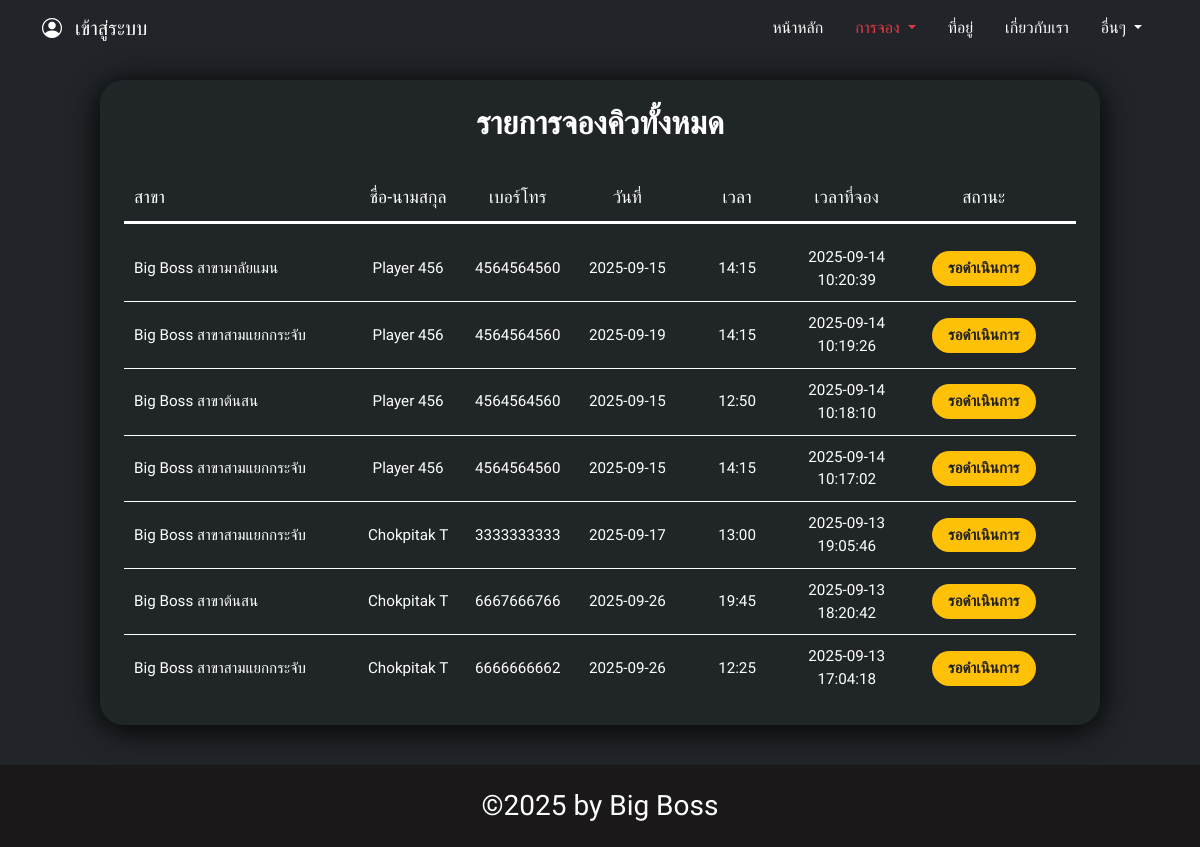
Page /view.php on the earlier database version.
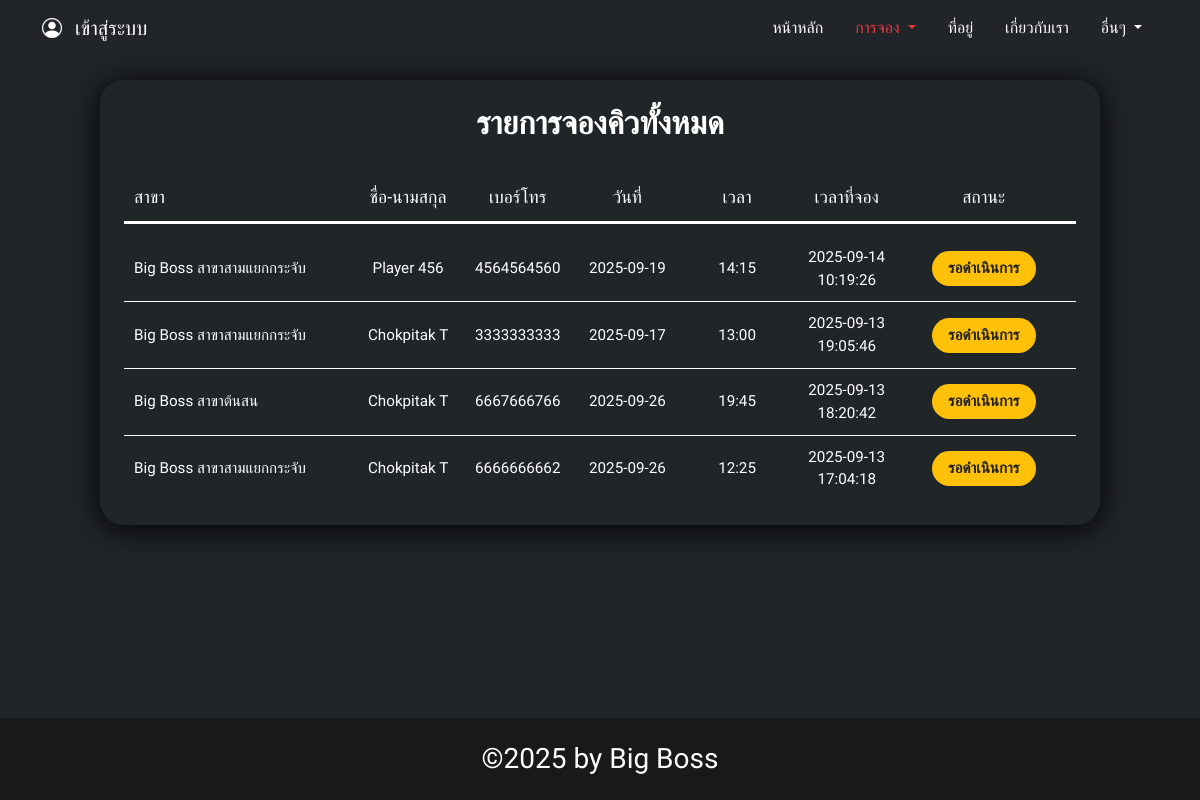
Same page on the later database version.
### tables this page shows
CREATE TABLE `reservations` (
  `id` int(11) NOT NULL,
  `user_id` int(11) NOT NULL,
  `branch` varchar(100) NOT NULL,
  `fullname` varchar(100) NOT NULL,
  `phone` varchar(20) NOT NULL,
  `date` date NOT NULL,
  `time` time NOT NULL,
  `created_at` timestamp NOT NULL DEFAULT current_timestamp(),
  `status` varchar(50) DEFAULT 'รอดำเนินการ'
);

### view.php (the view, shortened to what this page needs)
<?php
$servername = "localhost";
$username = "root";
$password = "";
$dbname   = "barber_db";
$conn = new mysqli($servername, $username, $password, $dbname);
$update_sql = "
    UPDATE reservations
    SET status = 'ยกเลิกแล้ว'
    WHERE
        status = 'รอดำเนินการ'
        AND TIMESTAMP(date, time) < NOW() - INTERVAL 45 MINUTE
";
$conn->query($update_sql);
$sql = "
    SELECT * FROM reservations
    WHERE
        status = 'รอดำเนินการ'
        OR (
            (status = 'สำเร็จแล้ว' OR status = 'ยกเลิกแล้ว')
            AND DATE_ADD(date, INTERVAL 1 DAY) >= CURDATE()
        )
    ORDER BY created_at DESC
";
$result = $conn->query($sql);
function getStatusClass($status) {
    switch ($status) {
        case 'รอดำเนินการ': return 'status-wait';
    }
}
?>
<!DOCTYPE html>
<html lang="th">
<head>
    <link href="https://cdn.jsdelivr.net/npm/bootstrap@5.3.0-alpha1/dist/css/bootstrap.min.css" rel="stylesheet" />
    <link href="https://cdn.jsdelivr.net/npm/bootstrap-icons@1.10.5/font/bootstrap-icons.css" rel="stylesheet">
</head>
<body class="bg-dark">
    <?php include './components/header.php'; ?>
    <main>
        <div class="card-list">
            <h1>รายการจองคิวทั้งหมด</h1>
            <div class="header-row">
                <div>สาขา</div>
                <div>ชื่อ-นามสกุล</div>
                <div>เบอร์โทร</div>
                <div>วันที่</div>
                <div>เวลา</div>
                <div>เวลาที่จอง</div>
                <div>สถานะ</div>
            </div>
            <?php if ($result && $result->num_rows > 0): ?>
                <?php
                    $rows = $result->fetch_all(MYSQLI_ASSOC);
                    $totalRows = count($rows);
                    foreach ($rows as $index => $row):
                        $isLast = ($index === $totalRows - 1);
                        $statusClass = getStatusClass($row['status']);
                ?>
                    <div class="card-item <?= $isLast ? 'last-item' : '' ?>">
                        <div><?= htmlspecialchars($row['branch']) ?></div>
                        <div><?= htmlspecialchars($row['fullname']) ?></div>
                        <div><?= htmlspecialchars($row['phone']) ?></div>
                        <div><?= htmlspecialchars($row['date']) ?></div>
                        <div><?= htmlspecialchars(date("H:i", strtotime($row['time']))) ?></div>
                        <div><?= htmlspecialchars($row['created_at']) ?></div>
                        <div><span class="<?= $statusClass ?>"><?= htmlspecialchars($row['status']) ?></span></div>
                    </div>
                <?php endforeach; ?>
            <?php else: ?>
                <div class="card-item" style="justify-content:center; font-weight: 600; color:#fff;">
                    ยังไม่มีการจองคิว
                </div>
            <?php endif; ?>
        </div>
    </main>
    <?php include './components/footer.php'; ?>
</body>
</html>

Differences in the rows shown:
no longer on this page (row edited): reservations: branch "Big Boss สาขามาลัยแมน", fullname "Player 456", phone "4564564560", date "2025-09-15", time "14:15", created_at "2025-09-14 10:20:39", status "รอดำเนินการ"
no longer on this page (row edited): reservations: branch "Big Boss สาขาต้นสน", fullname "Player 456", phone "4564564560", date "2025-09-15", time "12:50", created_at "2025-09-14 10:18:10", status "รอดำเนินการ"
no longer on this page (row edited): reservations: branch "Big Boss สาขาสามแยกกระจับ", fullname "Player 456", phone "4564564560", date "2025-09-15", time "14:15", created_at "2025-09-14 10:17:02", status "รอดำเนินการ"
